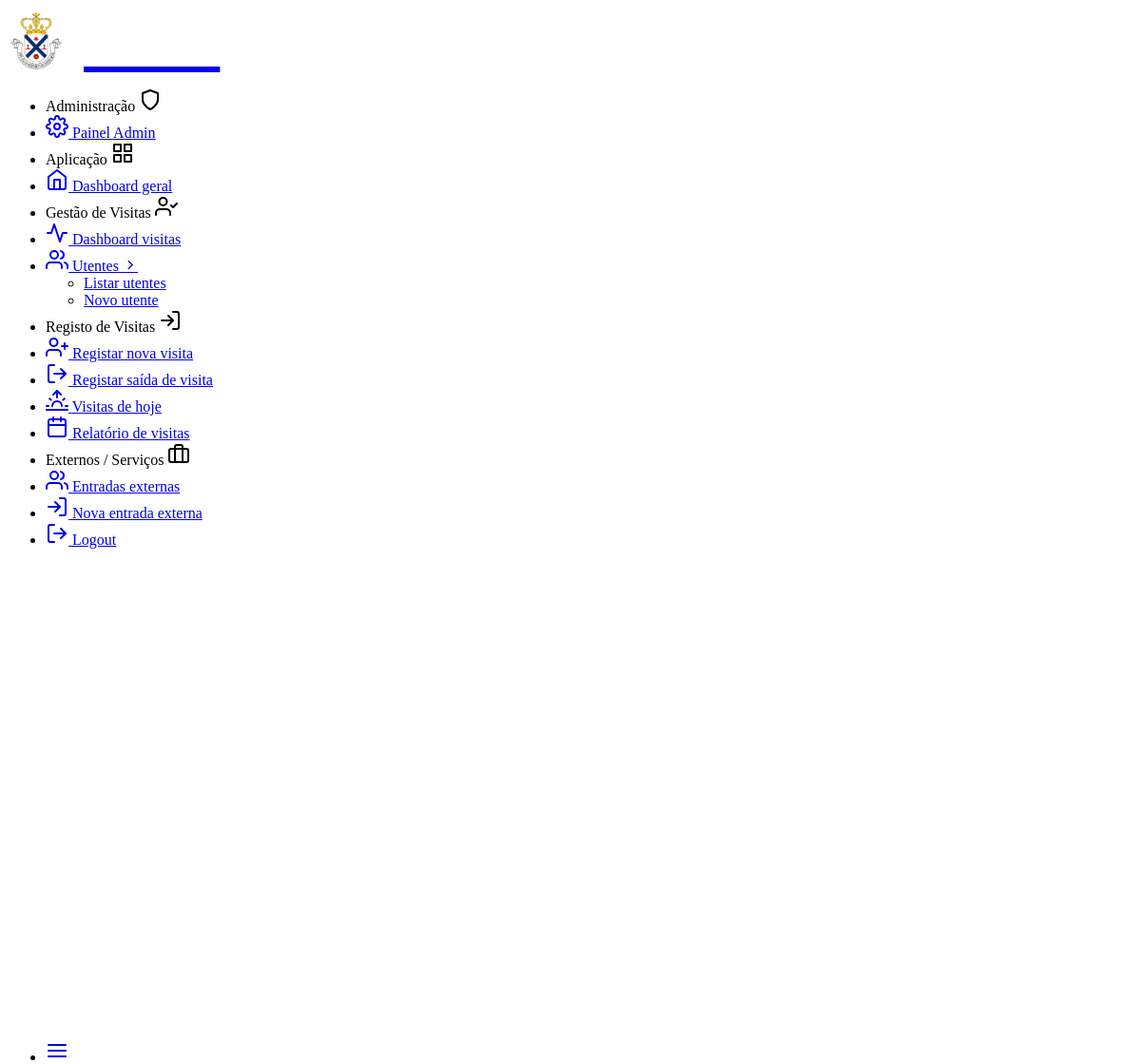
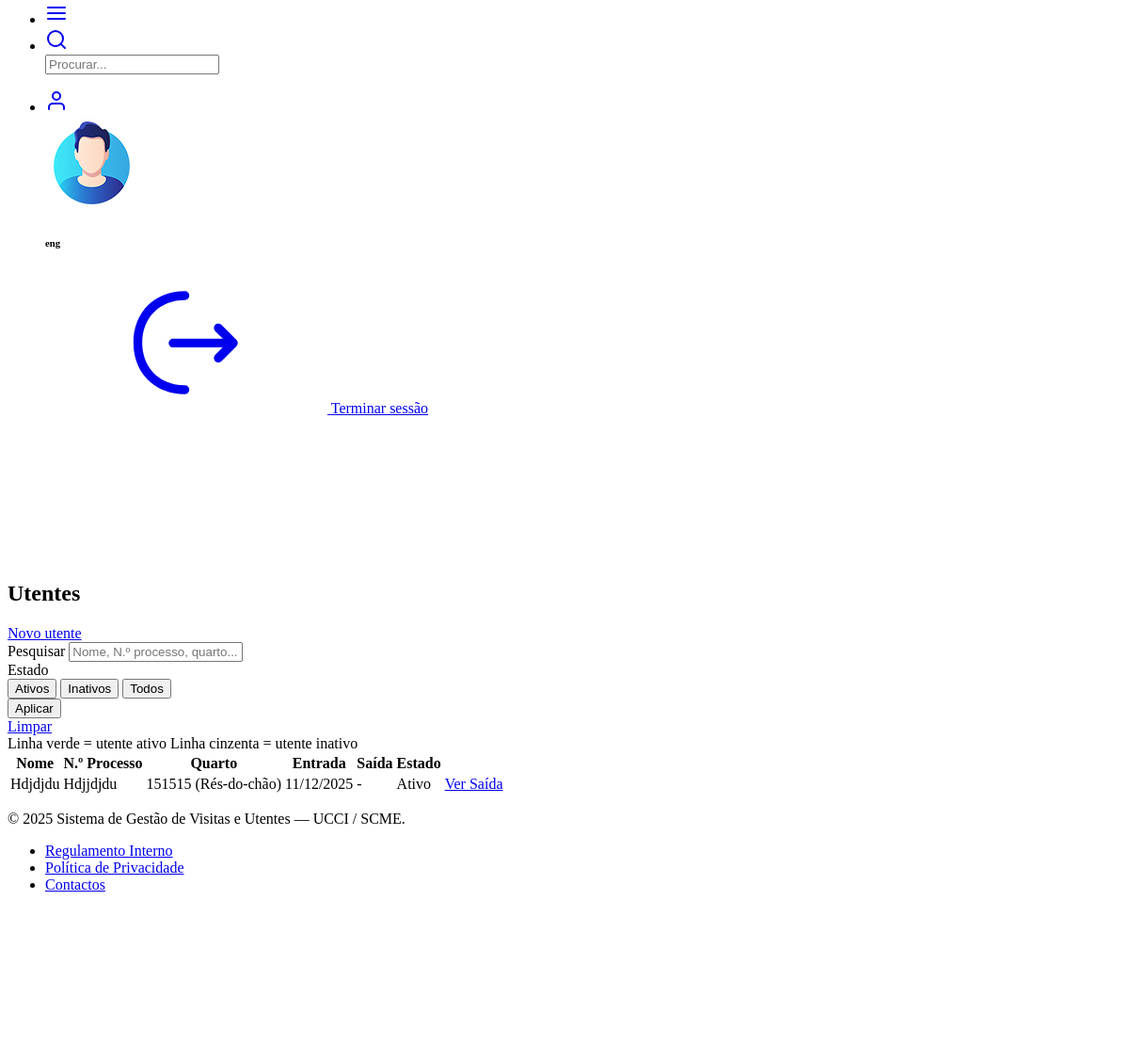
/visitas/utentes/ (signed in), run on the app's committed database (2 pictures, top to bottom).
### visitas/models.py (models this page shows, shortened)
class Utente(models.Model):
    nome = models.CharField("Nome completo", max_length=200)
    data_nascimento = models.DateField("Data de nascimento", blank=True, null=True)
    numero_processo = models.CharField("N.º processo", max_length=50, unique=True)
    numero_utente_sns = models.CharField(
        "N.º Utente SNS", max_length=20, blank=True, null=True
    )
    genero = models.CharField(
        "Género", max_length=1, choices=Genero.choices, blank=True, null=True
    )
    tipo_internamento = models.CharField(
        "Tipo de internamento",
        max_length=15,
        choices=TipoInternamento.choices,
        blank=True,
        null=True,
    )
    quarto = models.ForeignKey(
        Quarto,
        on_delete=models.SET_NULL,
        blank=True,
        null=True,
        related_name="utentes",
        verbose_name="Quarto",
    )
    data_entrada = models.DateField("Data de entrada")
    data_prevista_saida = models.DateField("Data prevista de saída", blank=True, null=True)
    data_saida = models.DateField("Data de saída", blank=True, null=True)
    tipo_alta = models.CharField(
        "Tipo de alta",
        max_length=20,
        choices=TipoAlta.choices,
        blank=True,
        null=True,
    )
    transferido_para = models.CharField(
        "Transferido para",
        max_length=200,
        blank=True,
        null=True,
        help_text="Indicar local/unidade para onde foi transferido.",
    )
    observacoes = models.TextField("Observações", blank=True, null=True)
    visitas_restritas = models.BooleanField("Visitas restritas", default=False)
    alerta_visitas = models.TextField("Alerta para visitas", blank=True, null=True)
    registado_entrada_por = models.ForeignKey(
        User,
        on_delete=models.SET_NULL,
        blank=True,
        null=True,
        related_name="utentes_registados_entrada",
    )
    registado_saida_por = models.ForeignKey(
        User,
        on_delete=models.SET_NULL,
        blank=True,
        null=True,
        related_name="utentes_registados_saida",
    )
    criado_em = models.DateTimeField(auto_now_add=True)
    atualizado_em = models.DateTimeField(auto_now=True)
    class Meta:
        verbose_name = "Utente"
        verbose_name_plural = "Utentes"
        ordering = ["nome"]
    @property
    def ativo(self):
        return self.data_saida is None

class Quarto(models.Model):
    codigo = models.CharField("Código do quarto", max_length=10)
    piso = models.CharField("Piso", max_length=2, choices=Piso.choices)
    descricao = models.CharField("Descrição", max_length=100, blank=True, null=True)
    class Meta:
        verbose_name = "Quarto"
        verbose_name_plural = "Quartos"
        ordering = ["piso", "codigo"]
        unique_together = ("codigo", "piso")
    def __str__(self):
        return f"{self.codigo} ({self.get_piso_display()})"

### visitas/views.py (the view)
# urls.py: path("utentes/", views.lista_utentes, name="lista_utentes"),
@login_required
def lista_utentes(request):
    estado = request.GET.get("estado", "ativos")  # 'ativos', 'inativos', 'todos'
    q = request.GET.get("q", "").strip()
    utentes = Utente.objects.all()
    if estado == "ativos":
        utentes = utentes.filter(data_saida__isnull=True)
    elif estado == "inativos":
        utentes = utentes.filter(data_saida__isnull=False)
    if q:
        utentes = utentes.filter(
            Q(nome__icontains=q)
            | Q(numero_processo__icontains=q)
            | Q(quarto__codigo__icontains=q)
        )
    utentes = (
        utentes
        .annotate(
            is_ativo=models.Case(
                models.When(data_saida__isnull=True, then=models.Value(1)),
                default=models.Value(0),
                output_field=models.IntegerField(),
            )
        )
        .order_by("-is_ativo", "nome")
    )
    paginator = Paginator(utentes, 10)  # 10 por página (ajusta se quiseres)
    page_number = request.GET.get("page")
    page_obj = paginator.get_page(page_number)
    context = {
        "page_obj": page_obj,
        "estado": estado,
        "q": q,
    }
    return render(request, "visitas/lista_utentes.html", context)

### templates/visitas/lista_utentes.html (shortened to what this page needs)
{% extends "layouts/base.html" %}
{% block content %}
<div class="pc-container">
  <div class="pc-content">
    <div class="d-flex justify-content-between align-items-center mb-3">
      <h2 class="mb-0">Utentes</h2>
      <a href="{% url 'visitas:criar_utente' %}" class="btn btn-primary">
        Novo utente
      </a>
    </div>
    <div class="card mb-3">
      <div class="card-body">
        <form method="get" class="row g-2 align-items-end">
          <div class="col-md-4">
            <label class="form-label mb-1">Pesquisar</label>
            <input
              type="text"
              name="q"
              value="{{ q }}"
              class="form-control"
              placeholder="Nome, N.º processo, quarto..."
            >
          </div>
          <div class="col-md-4">
            <label class="form-label mb-1 d-block">Estado</label>
            <div class="btn-group" role="group">
              <button type="submit" name="estado" value="ativos"
                      class="btn btn-sm {% if estado == 'ativos' %}btn-primary{% else %}btn-outline-primary{% endif %}">
                Ativos
              </button>
              <button type="submit" name="estado" value="inativos"
                      class="btn btn-sm {% if estado == 'inativos' %}btn-primary{% else %}btn-outline-primary{% endif %}">
                Inativos
              </button>
              <button type="submit" name="estado" value="todos"
                      class="btn btn-sm {% if estado == 'todos' %}btn-primary{% else %}btn-outline-primary{% endif %}">
                Todos
              </button>
            </div>
          </div>
          <div class="col-md-2">
            <button type="submit" class="btn btn-outline-secondary w-100">
              Aplicar
            </button>
          </div>
          <div class="col-md-2">
            <a href="{% url 'visitas:lista_utentes' %}" class="btn btn-light w-100">
              Limpar
            </a>
          </div>
        </form>
      </div>
    </div>
    <div class="mb-2 small">
      <span class="badge bg-success me-2">Linha verde = utente ativo</span>
      <span class="badge bg-secondary">Linha cinzenta = utente inativo</span>
    </div>
    <div class="card">
      <div class="card-body table-responsive">
        <table class="table table-hover mb-0 align-middle">
          <thead>
            <tr>
              <th>Nome</th>
              <th>N.º Processo</th>
              <th>Quarto</th>
              <th>Entrada</th>
              <th>Saída</th>
              <th>Estado</th>
              <th style="width: 220px;"></th>
            </tr>
          </thead>
          <tbody>
            {% for u in page_obj %}
            <tr class="{% if u.ativo %}table-success{% else %}table-secondary{% endif %}">
              <td>{{ u.nome }}</td>
              <td>{{ u.numero_processo }}</td>
              <td>{{ u.quarto|default:"-" }}</td>
              <td>{{ u.data_entrada|date:"d/m/Y" }}</td>
              <td>
                {% if u.data_saida %}
                  {{ u.data_saida|date:"d/m/Y" }}
                {% else %}
                  -
                {% endif %}
              </td>
              <td>
                {% if u.ativo %}
                  <span class="badge bg-success">Ativo</span>
                {% else %}
                  <span class="badge bg-dark">Inativo</span>
                {% endif %}
              </td>
              <td class="text-end">
                <a href="{% url 'visitas:detalhe_utente' u.pk %}"
                   class="btn btn-sm btn-outline-primary me-1">
                  Ver
                </a>
                {% if u.ativo %}
                  <a href="{% url 'visitas:saida_utente' u.pk %}"
                     class="btn btn-sm btn-outline-danger">
                    Saída
                  </a>
                {% else %}
                  <button class="btn btn-sm btn-outline-secondary" disabled>
                    Já saiu
                  </button>
                {% endif %}
              </td>
            </tr>
            {% empty %}
            <tr>
              <td colspan="7" class="text-center">Nenhum utente encontrado.</td>
            </tr>
            {% endfor %}
          </tbody>
        </table>
      </div>
    </div>
  </div>
</div>
{% endblock %}

### templates/includes/navigation.html (shortened to what this page needs)
{% load static %}
<header class="pc-header">
  <div class="header-wrapper">
    <div class="me-auto pc-mob-drp">
      <ul class="list-unstyled mb-0 d-flex align-items-center">
        <li class="pc-h-item pc-sidebar-collapse">
          <a href="#" class="pc-head-link ms-0" id="sidebar-hide">
            <i data-feather="menu"></i>
          </a>
        </li>
        <li class="pc-h-item pc-sidebar-popup">
          <a href="#" class="pc-head-link ms-0" id="mobile-collapse">
            <i data-feather="menu"></i>
          </a>
        </li>
        <li class="dropdown pc-h-item">
          <a
            class="pc-head-link dropdown-toggle arrow-none m-0 trig-drp-search"
            data-bs-toggle="dropdown"
            href="#"
            role="button"
            aria-haspopup="false"
            aria-expanded="false"
          >
            <i data-feather="search"></i>
          </a>
          <div class="dropdown-menu pc-h-dropdown drp-search">
            <form class="px-3 py-2">
              <input
                type="search"
                class="form-control border-0 shadow-none"
                placeholder="Procurar..."
              />
            </form>
          </div>
        </li>
      </ul>
    </div>
    <div class="ms-auto">
      <ul class="list-unstyled mb-0 d-flex align-items-center">
        <li class="dropdown pc-h-item header-user-profile">
          <a
            class="pc-head-link dropdown-toggle arrow-none me-0"
            data-bs-toggle="dropdown"
            href="#"
            role="button"
            aria-haspopup="false"
            data-bs-auto-close="outside"
            aria-expanded="false"
          >
            <i data-feather="user"></i>
          </a>
          <div class="dropdown-menu dropdown-user-profile dropdown-menu-end pc-h-dropdown p-0 overflow-hidden">
            <div class="dropdown-header d-flex align-items-center justify-content-between bg-primary">
              <div class="d-flex my-2">
                <div class="flex-shrink-0">
                  <img
                    src="{% static 'assets/images/user/avatar-2.jpg' %}"
                    alt="user-image"
                    class="user-avtar wid-35"
                  />
                </div>
                <div class="flex-grow-1 ms-3">
                  {% if request.user.is_authenticated %}
                    <h6 class="text-white mb-1">
                      {{ request.user.get_full_name|default:request.user.username }}
                    </h6>
                  {% else %}
                    <h6 class="text-white mb-1">Utilizador não autenticado</h6>
                  {% endif %}
                </div>
              </div>
            </div>
            <div class="dropdown-body">
              <div
                class="profile-notification-scroll position-relative"
                style="max-height: calc(100vh - 225px)"
              >
                <div class="d-grid my-2 px-3 pb-3">
                  {% if request.user.is_authenticated %}
                    <a href="{% url 'logout' %}" class="btn btn-primary">
                      <svg class="pc-icon me-2">
                        <use xlink:href="#custom-logout-1-outline"></use>
                      </svg>
                      Terminar sessão
                    </a>
                  {% endif %}
                </div>
              </div>
            </div>
          </div>
        </li>
      </ul>
    </div>
  </div>
</header>

### data on the page
Utente: nome "Hdjdjdu", numero_processo "Hdjjdjdu", quarto "151515 (Rés-do-chão)", data_entrada "11/12/2025", shows "Ativo", shows "Saída"

### other printed values
{{ request.user.get_full_name|default:request.user.username }} "eng"
{{ now|default:"2025" }} "2025"
